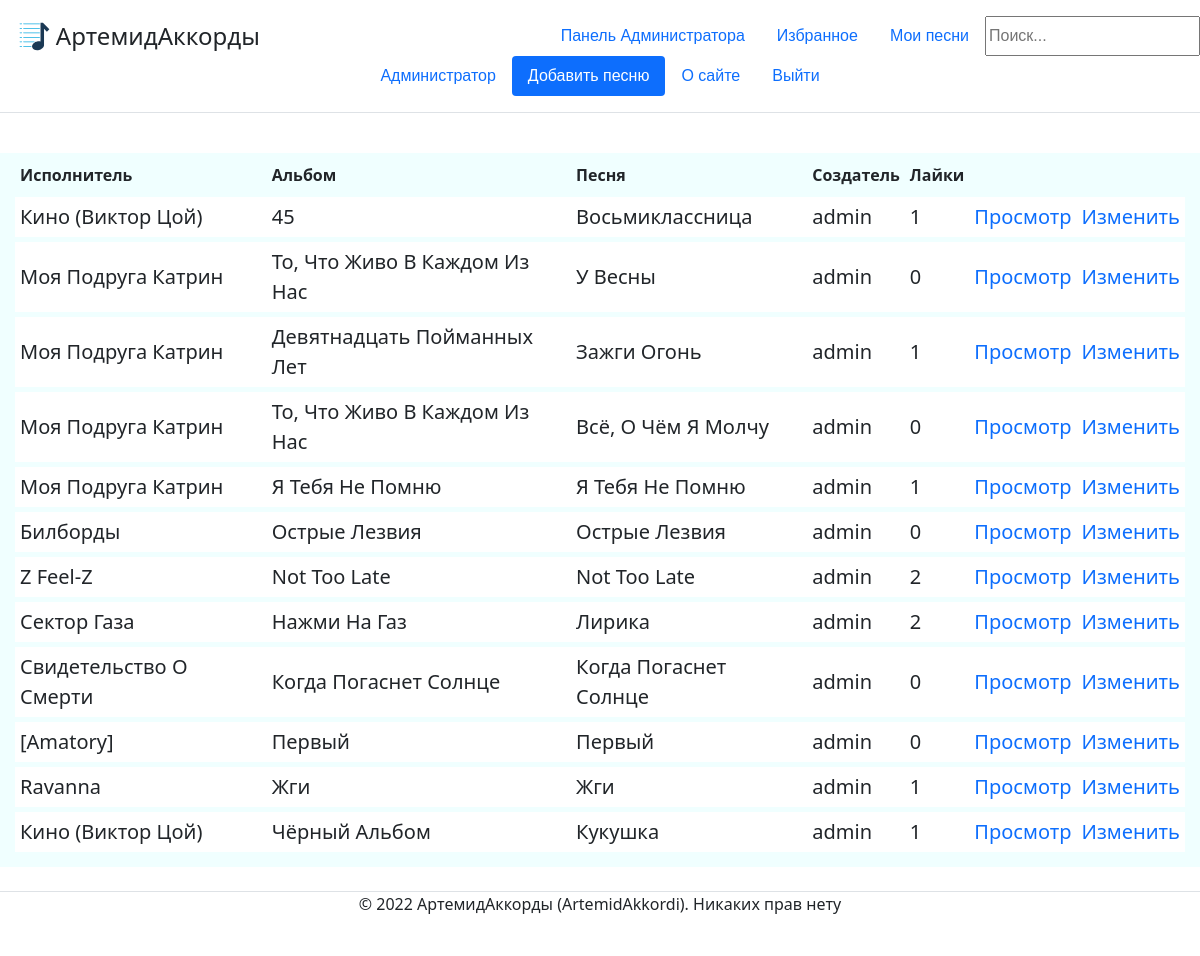
/my/1/ (signed in), run on the app's committed database.
### mainapp/models.py (models this page shows, shortened)
class ContentWithChords(models.Model):
    song = models.ForeignKey('Song', on_delete=models.CASCADE, help_text="Выберите песню", verbose_name='Песня', null=False)
    creator = models.ForeignKey(User, on_delete=models.CASCADE, verbose_name='Создатель', null=False)
    content = models.TextField(help_text='Введите содержание (текст песни с расставленными аккордами', verbose_name='Содержание', null=False)
    chords = models.ManyToManyField('Chord', help_text='Выберите какие аккорды есть в вашем содержании (например Am, C, F).', verbose_name='Аккорды')
    likes = models.IntegerField(default=0, help_text="Введите кол-во лайков", verbose_name="Лайки")
    objects = models.Manager()

class Song(models.Model):
    title = models.CharField(max_length=250, help_text='Введите название песни', verbose_name="Название песни", null=False)
    album = models.ForeignKey('Album', on_delete=models.CASCADE, help_text='Выберите альбом', verbose_name='Альбом', null=False)
    objects = models.Manager()
    def __str__(self):
        return self.title

class Album(models.Model):
    title = models.CharField(max_length=250, help_text='Введите название альбома', verbose_name="Название альбома", null=False)
    singer = models.ForeignKey('Singer', on_delete=models.CASCADE, help_text='Выберите исполнителя', verbose_name='Исполнитель', null=False)
    objects = models.Manager()
    def __str__(self):
        return self.title

class Singer(models.Model):
    name = models.CharField(max_length=250, help_text='Введите название исполнителя', verbose_name='Исполнитель', null=False)
    objects = models.Manager() #служебное поле для доступа к объектам в базе данных
    def __str__(self):
        return self.name

### mainapp/views.py (the view)
# urls.py: path('my/<int:id>/', views.my_songs, name='my_songs'),
def my_songs(request, id): #список песен, созданных пользователем
    if request.user.is_authenticated:
        user = User.objects.get(id=id)
        if user == request.user or User.objects.filter(pk=request.user.id, groups__name='Admin').exists():
            user_songs = ContentWithChords.objects.filter(creator=user).order_by('-id')
            flag_moder = check_moder(request)
            return render(request, 'mainapp/index.html', {'user_songs': user_songs, 'moder':flag_moder})
        else:
            return HttpResponseRedirect("/")
    else:
        return HttpResponseRedirect("/")

### mainapp/views.py (called while the page is built)
def check_moder(request): #проверка роли пользователя
    flag_moder = False
    if User.objects.filter(pk=request.user.id, groups__name='Moderator').exists() or User.objects.filter(pk=request.user.id, groups__name='Admin').exists():
        flag_moder = True
    return flag_moder

### templates/mainapp/index.html (shortened to what this page needs)
{% extends 'mainapp/base.html' %}
{% block site_content %}
{% load static %}
<link href= '{% static "css/index.css" %}' rel="stylesheet" >
        {% if user_songs != null %}
<div class="main_table">
    <table>
            <tr><th>Исполнитель</th><th>Альбом</th><th>Песня</th><th>Создатель</th><th>Лайки</th><th></th><th></th></tr>
            {% for user_song in user_songs %}
            <tr>
                <td>{{ user_song.song.album.singer }}</td>
                <td>{{ user_song.song.album }}</td>
                <td>{{ user_song.song }}</td>
                <td>{{ user_song.creator }}</td>
                <td>{{ user_song.likes }}</td>
                <td><a href="/content/{{user_song.id}}">Просмотр</a></td>
                <td><a href="/change/{{user_song.id}}">Изменить</a></td>
            </tr>
            {% endfor %}
        {% endif %}
    </table>
</div>
{% endblock %}

### templates/mainapp/base.html (shortened to what this page needs)
<!DOCTYPE html>
<html lang="en" xmlns="http://www.w3.org/1999/html">
{% load static %}
<head>
    <link href= '{% static "css/base.css" %}' rel="stylesheet" type="text/css">
    <link rel="stylesheet" href="https://cdn.jsdelivr.net/npm/bootstrap@5.1.3/dist/css/bootstrap.min.css">
    <header class="d-flex flex-wrap justify-content-center py-3 mb-4 border-bottom">
      <a href="/" class="d-flex align-items-center mb-3 mb-md-0 me-md-auto text-dark text-decoration-none">
        <img style="width: 35px; height: 35px" src="{% static 'image/logo.svg' %}">
        <span class="fs-4">АртемидАккорды</span>
      </a>
        <form action="{% url 'search' %}" method="get">
            {% if user.is_authenticated %}
            <ul class="nav nav-pills">
                {% if moder == True %}
                <li class="nav-item"><a href="/admin" class="nav-link">Панель Администратора</a></li>
                {% endif %}
                <li class="nav-item"><a href="/my_favourites/{{user.id}}" class="nav-link">Избранное</a></li>
                <li class="nav-item"><a href="/my/{{user.id}}" class="nav-link">Мои песни</a></li>
                <input name="search_str" type="search" placeholder="Поиск...">
            </ul>
            {% else %}
                <input name="search_str" type="text" placeholder="Поиск...">
            {% endif %}
        </form>
      <ul class="nav nav-pills">
          {% if user.is_authenticated %}
            {% if user.first_name %}
                <li class="nav-item"><a href="/profile/{{user.id}}" class="nav-link">{{user.first_name}}</a></li>
            {% else %}
                <li class="nav-item"><a href="/profile/{{user.id}}" class="nav-link">{{user.username}}</a></li>
            {% endif %}
            <li class="nav-item"><a href="/create" class="nav-link active" aria-current="page">Добавить песню</a></li>
            <li class="nav-item"><a href="/about" class="nav-link">О сайте</a></li>
            <li class="nav-item"><a href="/logout" class="nav-link">Выйти</a></li>
          {% else %}
            <li class="nav-item"><a href="/about" class="nav-link">О сайте</a></li>
            <li class="nav-item"><a href="/login" class="nav-link active" aria-current="page">Войти</a></li>
            <li class="nav-item"><a href="/register" class="nav-link">Регистрация</a></li>
          {% endif %}
      </ul>
    </header>
</head>
<body>
    {% block site_content %}{% endblock %}
</body>
<footer>
    <div class="d-flex justify-content-center my-4 border-top">
      <p>© 2022 АртемидАккорды (ArtemidAkkordi). Никаких прав нету</p>
    </div>
</footer>
</html>

### static/css/base.css (style rules this page uses)
ul { font-size: 16px; font-family: Arial, Helvetica, sans-serif; }

### static/css/index.css (style rules this page uses)
.main_table table { width: 100%; border: 15px solid #F0FFFF; border-top: 5px solid #F0FFFF; border-collapse: collapse; }
.main_table th { font-weight: bold; padding: 5px; background: #F0FFFF; border: none; border-bottom: 5px solid #F0FFFF; }
.main_table td { padding: 5px; border: none; font-size: 20px; border-bottom: 5px solid #F0FFFF; }
a { text-decoration: none; }

### templates/mainapp/base.html (style rules this page uses)
input { length: 100px; }

### data on the page
ContentWithChords: song.album.singer "Кино (Виктор Цой)", song.album "45", song "Восьмиклассница", creator "admin", likes "1"
ContentWithChords: song.album.singer "Моя Подруга Катрин", song.album "То, Что Живо В Каждом Из Нас", song "У Весны", creator "admin", likes "0"
ContentWithChords: song.album.singer "Моя Подруга Катрин", song.album "Девятнадцать Пойманных Лет", song "Зажги Огонь", creator "admin", likes "1"
ContentWithChords: song.album.singer "Моя Подруга Катрин", song.album "То, Что Живо В Каждом Из Нас", song "Всё, О Чём Я Молчу", creator "admin", likes "0"
ContentWithChords: song.album.singer "Моя Подруга Катрин", song.album "Я Тебя Не Помню", song "Я Тебя Не Помню", creator "admin", likes "1"
ContentWithChords: song.album.singer "Билборды", song.album "Острые Лезвия", song "Острые Лезвия", creator "admin", likes "0"
ContentWithChords: song.album.singer "Z Feel-Z", song.album "Not Too Late", song "Not Too Late", creator "admin", likes "2"
ContentWithChords: song.album.singer "Сектор Газа", song.album "Нажми На Газ", song "Лирика", creator "admin", likes "2"
ContentWithChords: song.album.singer "Свидетельство О Смерти", song.album "Когда Погаснет Солнце", song "Когда Погаснет Солнце", creator "admin", likes "0"
ContentWithChords: song.album.singer "[Amatory]", song.album "Первый", song "Первый", creator "admin", likes "0"
ContentWithChords: song.album.singer "Ravanna", song.album "Жги", song "Жги", creator "admin", likes "1"
ContentWithChords: song.album.singer "Кино (Виктор Цой)", song.album "Чёрный Альбом", song "Кукушка", creator "admin", likes "1"

### other printed values
{{ user.first_name }} "Администратор"
